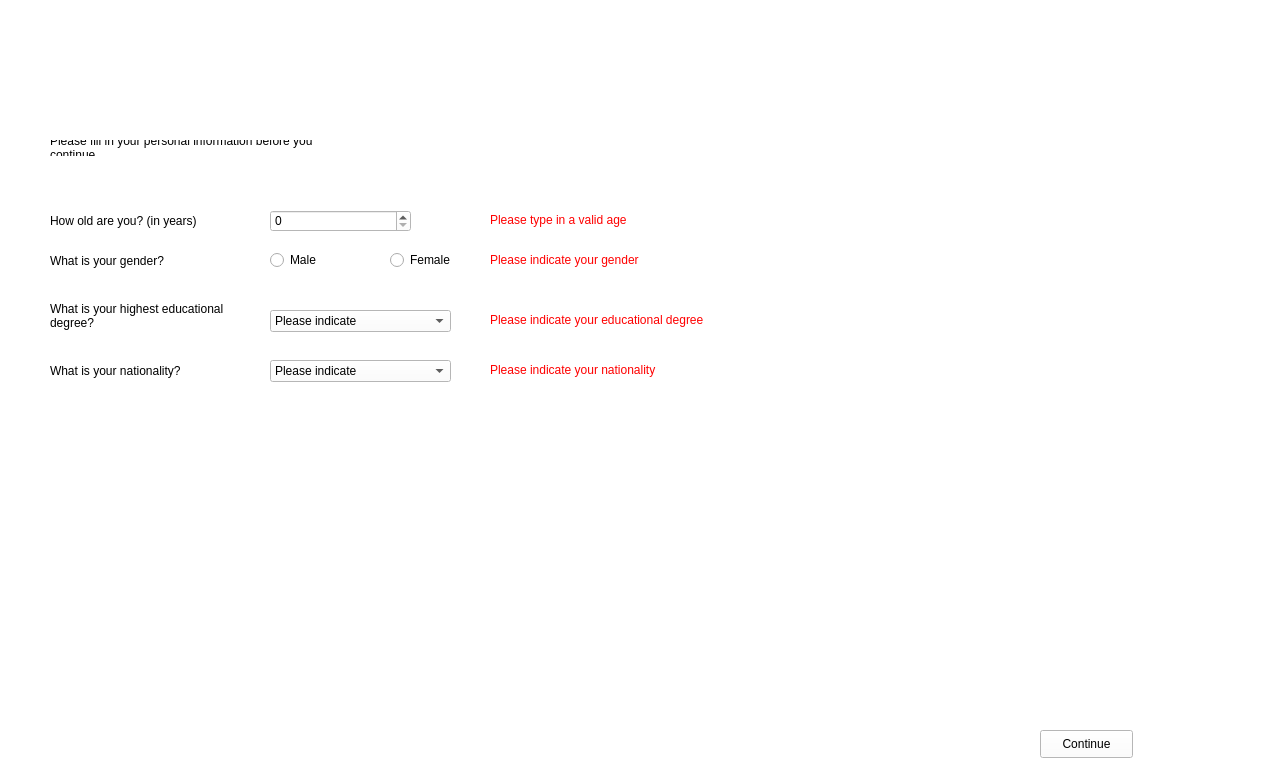
    <widget class="QWidget" name="page2">
     <property name="palette">
      <palette>
       <active>
        <colorrole role="WindowText">
         <brush brushstyle="SolidPattern">
          <color alpha="255">
           <red>0</red>
           <green>0</green>
           <blue>0</blue>
          </color>
         </brush>
        </colorrole>
        <colorrole role="Button">
         <brush brushstyle="SolidPattern">
          <color alpha="255">
           <red>255</red>
           <green>255</green>
           <blue>255</blue>
          </color>
         </brush>
        </colorrole>
        <colorrole role="Light">
         <brush brushstyle="SolidPattern">
          <color alpha="255">
           <red>255</red>
           <green>255</green>
           <blue>255</blue>
          </color>
         </brush>
        </colorrole>
        <colorrole role="Midlight">
         <brush brushstyle="SolidPattern">
          <color alpha="255">
           <red>255</red>
           <green>255</green>
           <blue>255</blue>
          </color>
         </brush>
        </colorrole>
        <colorrole role="Dark">
         <brush brushstyle="SolidPattern">
          <color alpha="255">
           <red>127</red>
           <green>127</green>
           <blue>127</blue>
          </color>
         </brush>
        </colorrole>
        <colorrole role="Mid">
         <brush brushstyle="SolidPattern">
          <color alpha="255">
           <red>170</red>
           <green>170</green>
           <blue>170</blue>
          </color>
         </brush>
        </colorrole>
        <colorrole role="Text">
         <brush brushstyle="SolidPattern">
          <color alpha="255">
           <red>0</red>
           <green>0</green>
           <blue>0</blue>
          </color>
         </brush>
        </colorrole>
        <colorrole role="BrightText">
         <brush brushstyle="SolidPattern">
          <color alpha="255">
           <red>255</red>
           <green>255</green>
           <blue>255</blue>
          </color>
         </brush>
        </colorrole>
        <colorrole role="ButtonText">
         <brush brushstyle="SolidPattern">
          <color alpha="255">
           <red>0</red>
           <green>0</green>
           <blue>0</blue>
          </color>
         </brush>
        </colorrole>
        <colorrole role="Base">
         <brush brushstyle="SolidPattern">
          <color alpha="255">
           <red>255</red>
           <green>255</green>
           <blue>255</blue>
          </color>
         </brush>
        </colorrole>
        <colorrole role="Window">
         <brush brushstyle="SolidPattern">
          <color alpha="255">
           <red>255</red>
           <green>255</green>
           <blue>255</blue>
          </color>
         </brush>
        </colorrole>
        <colorrole role="Shadow">
         <brush brushstyle="SolidPattern">
          <color alpha="255">
           <red>0</red>
           <green>0</green>
           <blue>0</blue>
          </color>
         </brush>
        </colorrole>
        <colorrole role="AlternateBase">
         <brush brushstyle="SolidPattern">
          <color alpha="255">
           <red>255</red>
           <green>255</green>
           <blue>255</blue>
          </color>
         </brush>
        </colorrole>
        <colorrole role="ToolTipBase">
         <brush brushstyle="SolidPattern">
          <color alpha="255">
           <red>255</red>
           <green>255</green>
           <blue>220</blue>
          </color>
         </brush>
        </colorrole>
        <colorrole role="ToolTipText">
         <brush brushstyle="SolidPattern">
          <color alpha="255">
           <red>0</red>
           <green>0</green>
           <blue>0</blue>
          </color>
         </brush>
        </colorrole>
       </active>
       <inactive>
        <colorrole role="WindowText">
         <brush brushstyle="SolidPattern">
          <color alpha="255">
           <red>0</red>
           <green>0</green>
           <blue>0</blue>
          </color>
         </brush>
        </colorrole>
        <colorrole role="Button">
         <brush brushstyle="SolidPattern">
          <color alpha="255">
           <red>255</red>
           <green>255</green>
           <blue>255</blue>
          </color>
         </brush>
        </colorrole>
        <colorrole role="Light">
         <brush brushstyle="SolidPattern">
          <color alpha="255">
           <red>255</red>
           <green>255</green>
           <blue>255</blue>
          </color>
         </brush>
        </colorrole>
        <colorrole role="Midlight">
         <brush brushstyle="SolidPattern">
          <color alpha="255">
           <red>255</red>
           <green>255</green>
           <blue>255</blue>
          </color>
         </brush>
        </colorrole>
        <colorrole role="Dark">
         <brush brushstyle="SolidPattern">
          <color alpha="255">
           <red>127</red>
           <green>127</green>
           <blue>127</blue>
          </color>
         </brush>
        </colorrole>
        <colorrole role="Mid">
         <brush brushstyle="SolidPattern">
          <color alpha="255">
           <red>170</red>
           <green>170</green>
           <blue>170</blue>
          </color>
         </brush>
        </colorrole>
        <colorrole role="Text">
         <brush brushstyle="SolidPattern">
          <color alpha="255">
           <red>0</red>
           <green>0</green>
           <blue>0</blue>
          </color>
         </brush>
        </colorrole>
        <colorrole role="BrightText">
         <brush brushstyle="SolidPattern">
          <color alpha="255">
           <red>255</red>
           <green>255</green>
           <blue>255</blue>
          </color>
         </brush>
        </colorrole>
        <colorrole role="ButtonText">
         <brush brushstyle="SolidPattern">
          <color alpha="255">
           <red>0</red>
           <green>0</green>
           <blue>0</blue>
          </color>
         </brush>
        </colorrole>
        <colorrole role="Base">
         <brush brushstyle="SolidPattern">
          <color alpha="255">
           <red>255</red>
           <green>255</green>
           <blue>255</blue>
          </color>
         </brush>
        </colorrole>
        <colorrole role="Window">
         <brush brushstyle="SolidPattern">
          <color alpha="255">
           <red>255</red>
           <green>255</green>
           <blue>255</blue>
          </color>
         </brush>
        </colorrole>
        <colorrole role="Shadow">
         <brush brushstyle="SolidPattern">
          <color alpha="255">
           <red>0</red>
           <green>0</green>
           <blue>0</blue>
          </color>
         </brush>
        </colorrole>
        <colorrole role="AlternateBase">
         <brush brushstyle="SolidPattern">
          <color alpha="255">
           <red>255</red>
           <green>255</green>
           <blue>255</blue>
          </color>
         </brush>
        </colorrole>
        <colorrole role="ToolTipBase">
         <brush brushstyle="SolidPattern">
          <color alpha="255">
           <red>255</red>
           <green>255</green>
           <blue>220</blue>
          </color>
         </brush>
        </colorrole>
        <colorrole role="ToolTipText">
         <brush brushstyle="SolidPattern">
          <color alpha="255">
           <red>0</red>
           <green>0</green>
           <blue>0</blue>
          </color>
         </brush>
        </colorrole>
       </inactive>
       <disabled>
        <colorrole role="WindowText">
         <brush brushstyle="SolidPattern">
          <color alpha="255">
           <red>127</red>
           <green>127</green>
           <blue>127</blue>
          </color>
         </brush>
        </colorrole>
        <colorrole role="Button">
         <brush brushstyle="SolidPattern">
          <color alpha="255">
           <red>255</red>
           <green>255</green>
           <blue>255</blue>
          </color>
         </brush>
        </colorrole>
        <colorrole role="Light">
         <brush brushstyle="SolidPattern">
          <color alpha="255">
           <red>255</red>
           <green>255</green>
           <blue>255</blue>
          </color>
         </brush>
        </colorrole>
        <colorrole role="Midlight">
         <brush brushstyle="SolidPattern">
          <color alpha="255">
           <red>255</red>
           <green>255</green>
           <blue>255</blue>
          </color>
         </brush>
        </colorrole>
        <colorrole role="Dark">
         <brush brushstyle="SolidPattern">
          <color alpha="255">
           <red>127</red>
           <green>127</green>
           <blue>127</blue>
          </color>
         </brush>
        </colorrole>
        <colorrole role="Mid">
         <brush brushstyle="SolidPattern">
          <color alpha="255">
           <red>170</red>
           <green>170</green>
           <blue>170</blue>
          </color>
         </brush>
        </colorrole>
        <colorrole role="Text">
         <brush brushstyle="SolidPattern">
          <color alpha="255">
           <red>127</red>
           <green>127</green>
           <blue>127</blue>
          </color>
         </brush>
        </colorrole>
        <colorrole role="BrightText">
         <brush brushstyle="SolidPattern">
          <color alpha="255">
           <red>255</red>
           <green>255</green>
           <blue>255</blue>
          </color>
         </brush>
        </colorrole>
        <colorrole role="ButtonText">
         <brush brushstyle="SolidPattern">
          <color alpha="255">
           <red>127</red>
           <green>127</green>
           <blue>127</blue>
          </color>
         </brush>
        </colorrole>
        <colorrole role="Base">
         <brush brushstyle="SolidPattern">
          <color alpha="255">
           <red>255</red>
           <green>255</green>
           <blue>255</blue>
          </color>
         </brush>
        </colorrole>
        <colorrole role="Window">
         <brush brushstyle="SolidPattern">
          <color alpha="255">
           <red>255</red>
           <green>255</green>
           <blue>255</blue>
          </color>
         </brush>
        </colorrole>
        <colorrole role="Shadow">
         <brush brushstyle="SolidPattern">
          <color alpha="255">
           <red>0</red>
           <green>0</green>
           <blue>0</blue>
          </color>
         </brush>
        </colorrole>
        <colorrole role="AlternateBase">
         <brush brushstyle="SolidPattern">
          <color alpha="255">
           <red>255</red>
           <green>255</green>
           <blue>255</blue>
          </color>
         </brush>
        </colorrole>
        <colorrole role="ToolTipBase">
         <brush brushstyle="SolidPattern">
          <color alpha="255">
           <red>255</red>
           <green>255</green>
           <blue>220</blue>
          </color>
         </brush>
        </colorrole>
        <colorrole role="ToolTipText">
         <brush brushstyle="SolidPattern">
          <color alpha="255">
           <red>0</red>
           <green>0</green>
           <blue>0</blue>
          </color>
         </brush>
        </colorrole>
       </disabled>
      </palette>
     </property>
     <widget class="QLabel" name="UCLLogo2">
      <property name="geometry">
       <rect>
        <x>10</x>
        <y>0</y>
        <width>1261</width>
        <height>91</height>
       </rect>
      </property>
      <property name="text">
       <string/>
      </property>
      <property name="pixmap">
       <pixmap>UCLLogo.jpg</pixmap>
      </property>
      <property name="scaledContents">
       <bool>true</bool>
      </property>
     </widget>
     <widget class="QSpinBox" name="Age">
      <property name="geometry">
       <rect>
        <x>270</x>
        <y>210</y>
        <width>141</width>
        <height>22</height>
       </rect>
      </property>
     </widget>
     <widget class="QLabel" name="Instruction">
      <property name="geometry">
       <rect>
        <x>50</x>
        <y>140</y>
        <width>291</width>
        <height>16</height>
       </rect>
      </property>
      <property name="text">
       <string>Please fill in your personal information before you continue</string>
      </property>
      <property name="wordWrap">
       <bool>true</bool>
      </property>
     </widget>
     <widget class="QLabel" name="AgeInst">
      <property name="geometry">
       <rect>
        <x>50</x>
        <y>210</y>
        <width>201</width>
        <height>21</height>
       </rect>
      </property>
      <property name="text">
       <string>How old are you? (in years)</string>
      </property>
     </widget>
     <widget class="QLabel" name="GenderInstr">
      <property name="geometry">
       <rect>
        <x>50</x>
        <y>250</y>
        <width>201</width>
        <height>21</height>
       </rect>
      </property>
      <property name="text">
       <string>What is your gender?</string>
      </property>
     </widget>
     <widget class="QRadioButton" name="Male">
      <property name="geometry">
       <rect>
        <x>270</x>
        <y>250</y>
        <width>95</width>
        <height>20</height>
       </rect>
      </property>
      <property name="text">
       <string>Male</string>
      </property>
     </widget>
     <widget class="QRadioButton" name="Female">
      <property name="geometry">
       <rect>
        <x>390</x>
        <y>250</y>
        <width>95</width>
        <height>20</height>
       </rect>
      </property>
      <property name="text">
       <string>Female</string>
      </property>
     </widget>
     <widget class="QLabel" name="DegreeInst">
      <property name="geometry">
       <rect>
        <x>50</x>
        <y>290</y>
        <width>201</width>
        <height>51</height>
       </rect>
      </property>
      <property name="text">
       <string>What is your highest educational degree?</string>
      </property>
      <property name="wordWrap">
       <bool>true</bool>
      </property>
     </widget>
     <widget class="QComboBox" name="Degree">
      <property name="geometry">
       <rect>
        <x>270</x>
        <y>310</y>
        <width>181</width>
        <height>22</height>
       </rect>
      </property>
      <item>
       <property name="text">
        <string>Please indicate</string>
       </property>
      </item>
      <item>
       <property name="text">
        <string>Middle school degree</string>
       </property>
      </item>
      <item>
       <property name="text">
        <string>High school degree</string>
       </property>
      </item>
      <item>
       <property name="text">
        <string>University degree</string>
       </property>
      </item>
      <item>
       <property name="text">
        <string>Other</string>
       </property>
      </item>
     </widget>
     <widget class="QLabel" name="NationalityInstr">
      <property name="geometry">
       <rect>
        <x>50</x>
        <y>340</y>
        <width>201</width>
        <height>61</height>
       </rect>
      </property>
      <property name="text">
       <string>What is your nationality?</string>
      </property>
     </widget>
     <widget class="QComboBox" name="Nationality">
      <property name="geometry">
       <rect>
        <x>270</x>
        <y>360</y>
        <width>181</width>
        <height>22</height>
       </rect>
      </property>
      <item>
       <property name="text">
        <string>Please indicate</string>
       </property>
      </item>
      <item>
       <property name="text">
        <string>British</string>
       </property>
      </item>
      <item>
       <property name="text">
        <string>Chinese</string>
       </property>
      </item>
      <item>
       <property name="text">
        <string>Indian</string>
       </property>
      </item>
      <item>
       <property name="text">
        <string>US American</string>
       </property>
      </item>
      <item>
       <property name="text">
        <string>Other</string>
       </property>
      </item>
     </widget>
     <widget class="QPushButton" name="Continue2">
      <property name="geometry">
       <rect>
        <x>1040</x>
        <y>730</y>
        <width>93</width>
        <height>28</height>
       </rect>
      </property>
      <property name="text">
       <string>Continue</string>
      </property>
     </widget>
     <widget class="QLabel" name="ErrorAge">
      <property name="geometry">
       <rect>
        <x>490</x>
        <y>210</y>
        <width>191</width>
        <height>21</height>
       </rect>
      </property>
      <property name="text">
       <string>&lt;html&gt;&lt;head/&gt;&lt;body&gt;&lt;p&gt;&lt;span style=&quot; color:#ff0000;&quot;&gt;Please type in a valid age&lt;/span&gt;&lt;/p&gt;&lt;/body&gt;&lt;/html&gt;</string>
      </property>
     </widget>
     <widget class="QLabel" name="ErrorGender">
      <property name="geometry">
       <rect>
        <x>490</x>
        <y>250</y>
        <width>211</width>
        <height>21</height>
       </rect>
      </property>
      <property name="text">
       <string>&lt;html&gt;&lt;head/&gt;&lt;body&gt;&lt;p&gt;&lt;span style=&quot; color:#ff0000;&quot;&gt;Please indicate your gender&lt;/span&gt;&lt;/p&gt;&lt;/body&gt;&lt;/html&gt;</string>
      </property>
     </widget>
     <widget class="QLabel" name="ErrorDegree">
      <property name="geometry">
       <rect>
        <x>490</x>
        <y>310</y>
        <width>291</width>
        <height>21</height>
       </rect>
      </property>
      <property name="text">
       <string>&lt;html&gt;&lt;head/&gt;&lt;body&gt;&lt;p&gt;&lt;span style=&quot; color:#ff0000;&quot;&gt;Please indicate your educational degree&lt;/span&gt;&lt;/p&gt;&lt;/body&gt;&lt;/html&gt;</string>
      </property>
     </widget>
     <widget class="QLabel" name="ErrorNationality">
      <property name="geometry">
       <rect>
        <x>490</x>
        <y>360</y>
        <width>291</width>
        <height>21</height>
       </rect>
      </property>
      <property name="text">
       <string>&lt;html&gt;&lt;head/&gt;&lt;body&gt;&lt;p&gt;&lt;span style=&quot; color:#ff0000;&quot;&gt;Please indicate your nationality&lt;/span&gt;&lt;/p&gt;&lt;/body&gt;&lt;/html&gt;</string>
      </property>
     </widget>
    </widget>
